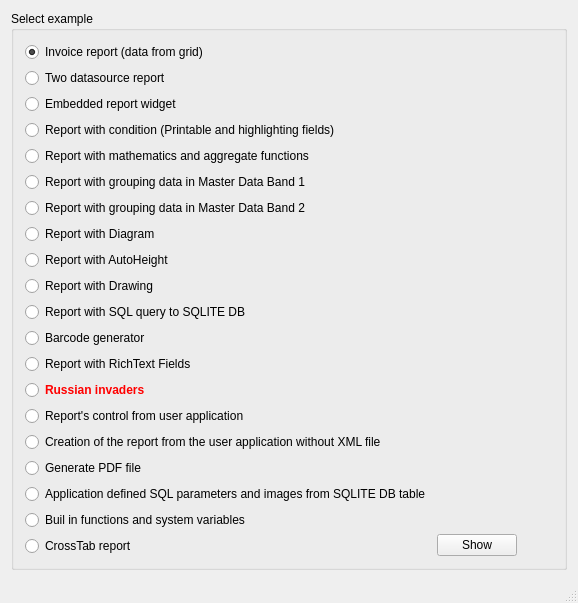
<?xml version="1.0" encoding="UTF-8"?>
<ui version="4.0">
 <class>MainWindow</class>
 <widget class="QMainWindow" name="MainWindow">
  <property name="geometry">
   <rect>
    <x>0</x>
    <y>0</y>
    <width>578</width>
    <height>554</height>
   </rect>
  </property>
  <property name="windowTitle">
   <string>QtRPT examples</string>
  </property>
  <widget class="QWidget" name="centralWidget">
   <layout class="QVBoxLayout" name="verticalLayout_3">
    <item>
     <widget class="QGroupBox" name="groupBox">
      <property name="title">
       <string>Select example</string>
      </property>
      <layout class="QHBoxLayout" name="horizontalLayout_4">
       <item>
        <layout class="QVBoxLayout" name="verticalLayout_2">
         <item>
          <widget class="QRadioButton" name="rBtn1">
           <property name="text">
            <string>Invoice report (data from grid)</string>
           </property>
           <property name="checked">
            <bool>true</bool>
           </property>
          </widget>
         </item>
         <item>
          <widget class="QRadioButton" name="rBtn2">
           <property name="text">
            <string>Two datasource report</string>
           </property>
          </widget>
         </item>
         <item>
          <widget class="QRadioButton" name="rBtn3">
           <property name="text">
            <string>Embedded report widget</string>
           </property>
          </widget>
         </item>
         <item>
          <widget class="QRadioButton" name="rBtn4">
           <property name="text">
            <string>Report with condition (Printable and highlighting fields)</string>
           </property>
          </widget>
         </item>
         <item>
          <widget class="QRadioButton" name="rBtn5">
           <property name="text">
            <string>Report with mathematics and aggregate functions</string>
           </property>
          </widget>
         </item>
         <item>
          <widget class="QRadioButton" name="rBtn6a">
           <property name="text">
            <string>Report with grouping data in Master Data Band 1</string>
           </property>
          </widget>
         </item>
         <item>
          <widget class="QRadioButton" name="rBtn6b">
           <property name="text">
            <string>Report with grouping data in Master Data Band 2</string>
           </property>
          </widget>
         </item>
         <item>
          <widget class="QRadioButton" name="rBtn7">
           <property name="text">
            <string>Report with Diagram</string>
           </property>
          </widget>
         </item>
         <item>
          <widget class="QRadioButton" name="rBtn8">
           <property name="text">
            <string>Report with AutoHeight</string>
           </property>
          </widget>
         </item>
         <item>
          <widget class="QRadioButton" name="rBtn9">
           <property name="text">
            <string>Report with Drawing</string>
           </property>
          </widget>
         </item>
         <item>
          <widget class="QRadioButton" name="rBtn10">
           <property name="text">
            <string>Report with SQL query to SQLITE DB</string>
           </property>
          </widget>
         </item>
         <item>
          <widget class="QRadioButton" name="rBtn11">
           <property name="text">
            <string>Barcode generator</string>
           </property>
          </widget>
         </item>
         <item>
          <widget class="QRadioButton" name="rBtn12">
           <property name="text">
            <string>Report with RichText Fields</string>
           </property>
          </widget>
         </item>
         <item>
          <widget class="QRadioButton" name="rBtnRussian">
           <property name="font">
            <font>
             <weight>75</weight>
             <bold>true</bold>
            </font>
           </property>
           <property name="styleSheet">
            <string notr="true">color: rgb(255, 0, 0);</string>
           </property>
           <property name="text">
            <string>Russian invaders</string>
           </property>
          </widget>
         </item>
         <item>
          <widget class="QRadioButton" name="rBtn13">
           <property name="text">
            <string>Report's control from user application</string>
           </property>
          </widget>
         </item>
         <item>
          <widget class="QRadioButton" name="rBtn14">
           <property name="text">
            <string>Creation of the report from the user application without XML file</string>
           </property>
          </widget>
         </item>
         <item>
          <widget class="QRadioButton" name="rBtn15">
           <property name="text">
            <string>Generate PDF file</string>
           </property>
          </widget>
         </item>
         <item>
          <widget class="QRadioButton" name="rBtn16">
           <property name="text">
            <string>Application defined SQL parameters and images from SQLITE DB table</string>
           </property>
          </widget>
         </item>
         <item>
          <widget class="QRadioButton" name="rBtn17">
           <property name="text">
            <string>Buil in functions and system variables</string>
           </property>
          </widget>
         </item>
         <item>
          <widget class="QRadioButton" name="rBtn18">
           <property name="text">
            <string>CrossTab report</string>
           </property>
          </widget>
         </item>
        </layout>
       </item>
       <item>
        <layout class="QVBoxLayout" name="verticalLayout">
         <item>
          <widget class="QLabel" name="label">
           <property name="text">
            <string/>
           </property>
           <property name="pixmap">
            <pixmap resource="resurce.qrc">:/images/Logo128.png</pixmap>
           </property>
          </widget>
         </item>
         <item>
          <widget class="QPushButton" name="btnShow">
           <property name="text">
            <string>Show</string>
           </property>
          </widget>
         </item>
        </layout>
       </item>
       <item>
        <spacer name="horizontalSpacer_3">
         <property name="orientation">
          <enum>Qt::Horizontal</enum>
         </property>
         <property name="sizeHint" stdset="0">
          <size>
           <width>40</width>
           <height>20</height>
          </size>
         </property>
        </spacer>
       </item>
      </layout>
     </widget>
    </item>
    <item>
     <spacer name="verticalSpacer">
      <property name="orientation">
       <enum>Qt::Vertical</enum>
      </property>
      <property name="sizeHint" stdset="0">
       <size>
        <width>20</width>
        <height>40</height>
       </size>
      </property>
     </spacer>
    </item>
   </layout>
  </widget>
  <widget class="QMenuBar" name="menuBar">
   <property name="geometry">
    <rect>
     <x>0</x>
     <y>0</y>
     <width>578</width>
     <height>21</height>
    </rect>
   </property>
  </widget>
  <widget class="QStatusBar" name="statusBar"/>
  <action name="actionPrint">
   <property name="checkable">
    <bool>false</bool>
   </property>
   <property name="checked">
    <bool>false</bool>
   </property>
   <property name="enabled">
    <bool>true</bool>
   </property>
   <property name="text">
    <string>Print</string>
   </property>
  </action>
 </widget>
 <layoutdefault spacing="6" margin="11"/>
 <resources>
  <include location="resurce.qrc"/>
 </resources>
 <connections/>
</ui>
